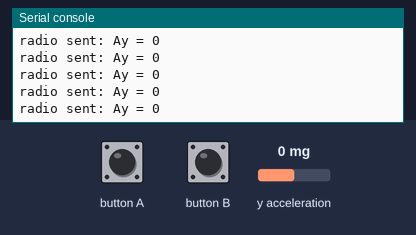
Bench run of a program on a simulated BBC micro:bit (MakeCode). Shown: the last lines printed to the serial console. Inputs (shaded band) come from the test bench; at power-on: y acceleration 0 mg. No radio messages arrive unless stated (any console line starting 'radio sent:' is added by the test bench).

Above: at 1.2 s.
1.3 s: button A pressed for 0.15 s
2.9 s: y acceleration set to -1440 mg
At 3.9 s:
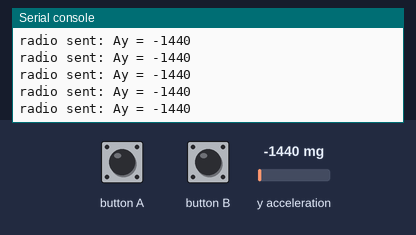
4.4 s: button B pressed for 0.15 s
6.0 s: y acceleration set to -750 mg
At 6.8 s:
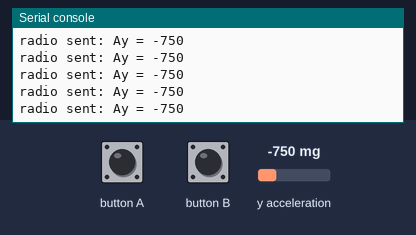
Timing chart, 0 to 8.5 s (numbered marks = the images above; inputs shaded):
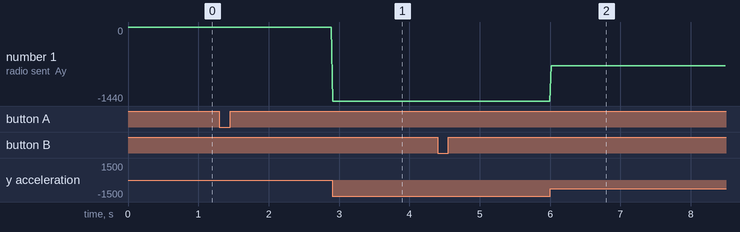

Measured:
- after the input at 2.9 s, the serial console: prints a new line at once (image 1)
- after the input at 6.0 s, the serial console: prints a new line at once (image 2)
- plotted number 1: 0 → -1440 after the input at 2.9 s, -1440 → -750 after the input at 6.0 s

The program:

main.ts
```typescript
input.onButtonPressed(Button.A, function () {
    radio.sendNumber(300)
})
input.onButtonPressed(Button.B, function () {
    radio.sendNumber(500)
})
let Ay = 0
radio.setGroup(1)
basic.forever(function () {
    Ay = input.acceleration(Dimension.Y)
    radio.sendValue("Ay", Ay)
})
```

test.ts
```typescript
// aquí va el archivo "tests"; esto no se compilará cuando este paquete se utilice como una extensión.
```
